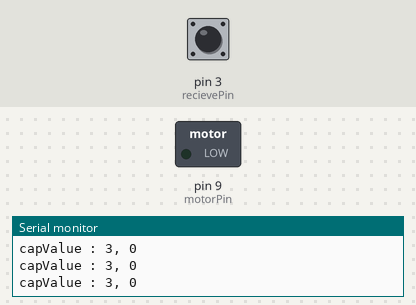
A sketch run on a simulated Arduino Uno, built with avr-gcc and run on an emulated ATmega328P. On the bench: switched loads named in the sketch (green lamp = pin HIGH), the last lines printed to the serial monitor. Dashed ring = blinking. The inputs (shaded band) are chosen by the test bench; at power-on: pin 3 (recievePin) HIGH.

Above: at 1.2 s.
1.3 s: pin 3 (recievePin) pulled LOW for 0.15 s
At 1.55 s:
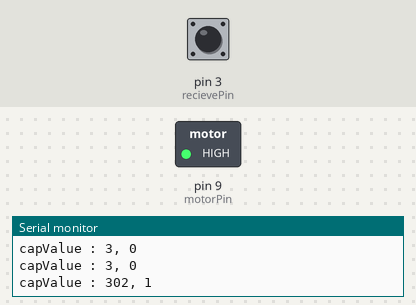
4.3 s: pin 3 (recievePin) pulled LOW for 1 s
At 6.6 s:
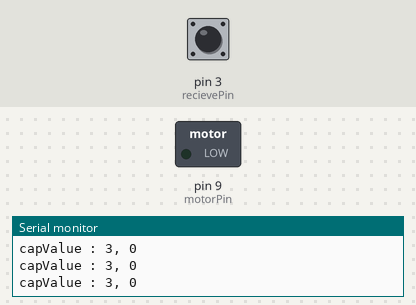
7.3 s: pin 3 (recievePin) pulsed LOW 2 times (0.12 s each, 0.3 s apart)
At 7.56 s:
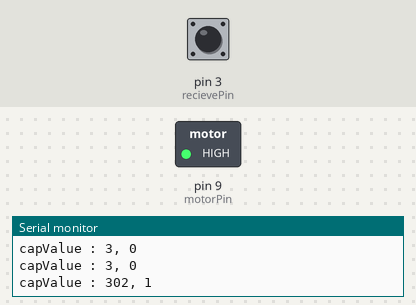
Timing chart, 0 to 10.3 s (numbered marks = the images above; inputs shaded):
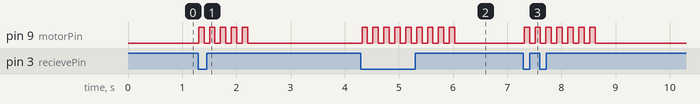

Measured:
- after the input at 1.3 s, pin 9 (motorPin): alternates HIGH for 0.10 s and LOW for 0.10 s, 10 changes in all, then stays LOW, starting at once
- after the input at 4.3 s, pin 9 (motorPin): alternates HIGH for 0.10 s and LOW for 0.10 s, 18 changes in all, then stays LOW, starting at once
- after the input at 7.3 s, pin 9 (motorPin): alternates HIGH for 0.10 s and LOW for 0.10 s, 14 changes in all, then stays LOW, starting at once

The sketch:

Heart_Beat.ino
```cpp
/***********************************************************
	2015
	Yoshi Yoshi Heart Beat
	Shun Naito, Maya Ashida, Kosuke Matsuno, Seiya Iwasaki
***********************************************************/


/* 外部ライブラリ */
#include <CapacitiveSensor.h>


/* マクロ */
#define NOISE 10
#define BUFFER_LENGTH 5
#define DEBUG


/* 静電容量センサ */
const int transPin = 2;			// 送信用デジタルピンの番号
const int recievePin = 3;		// 受信用デジタルピンの番号
const int thresholdHigh = 200;		// タッチ状態を識別するしきい値(上)
const int thresholdLow = 150;		// タッチ状態を識別するしきい値(下)
const int toSmall = 1;			// 検出された値が大きすぎる場合
long capValue = 0;			// 検出された静電容量の値
boolean touchStatus = false;		// タッチ状態
boolean preTouchStatue = false;		// 前回のタッチ状態
CapacitiveSensor *CapSensor = new CapacitiveSensor(transPin, recievePin);


/* バッファ (スムージング処理用) */
long cap_buffer[BUFFER_LENGTH];
int bufferIndex = 0;

/* モーター */
const int motorPin = 9;

/*-----------------------------------------------------------------*/

void setup() {
	/* CapacitiveSensor 初期化 */
	CapSensor->reset_CS_AutoCal();			// センサのキャリブレーション
	CapSensor->set_CS_AutocaL_Millis(0xFFFFFFFF);	// オートキャリブレーションのオフ
	for(int i = 0; i < BUFFER_LENGTH; i++){
		SenseCap();
	}

	/* Serial通信開始 */
	Serial.begin(9600);

        /* モーター */
        pinMode(motorPin,OUTPUT); //信号用ピン
}


/*-----------------------------------------------------------------*/

void loop() {

	// 静電容量の検出
	capValue = SenseCap() / toSmall;

	// タッチ状態の判定
	if(capValue > thresholdHigh){
		touchStatus = true;
	}else if(capValue < thresholdLow){
		touchStatus = false;
	}else{
		touchStatus = preTouchStatue;
	}
	preTouchStatue = touchStatus;

        // タッチされた場合の処理
        if(touchStatus == true){
          digitalWrite(motorPin,HIGH);
          delay(100);
          digitalWrite(motorPin,LOW);
          delay(100);
        }


	// デバッグ用
    #ifdef DEBUG
        Serial.println();
        Serial.print("capValue : ");
        Serial.print(capValue);
        Serial.print(", ");
        Serial.print(touchStatus);
        Serial.println();
    #endif

}


/*-----------------------------------------------------------------*/

long SenseCap(){
    long raw = CapSensor->capacitiveSensor(NOISE);
    cap_buffer[bufferIndex] = raw;

    long FilterCapValue = smoothByMeanFilter(cap_buffer);
    bufferIndex = (bufferIndex + 1) % BUFFER_LENGTH;

    return FilterCapValue;
}

/*-----------------------------------------------------------------*/

/* Meanフィルタ(平均化)によるスムージング */
long smoothByMeanFilter(long *box){
    long sum = 0;
    for(int i = 0; i < BUFFER_LENGTH; i++){
        sum += box[i];
    }
    return (long)(sum / BUFFER_LENGTH);
}
```
